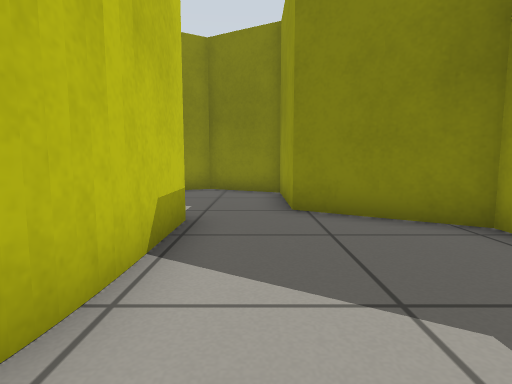
[1] (above)

22 first-person views from a walk through a world built for the Gazebo simulator. The camera is 0.5 m above the floor, tilts 6° down and sees 80° across. The floor is counted in squares, 0.5 m on a side. Each view is taken from the middle of a square. On the plan, view 1 faces up. The plan holds only what a view shows up to about 12 squares ahead; the rest is blank. The place goes on beyond the plan.

[2]
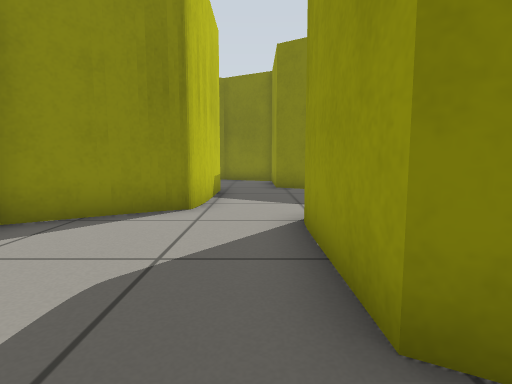

[3]
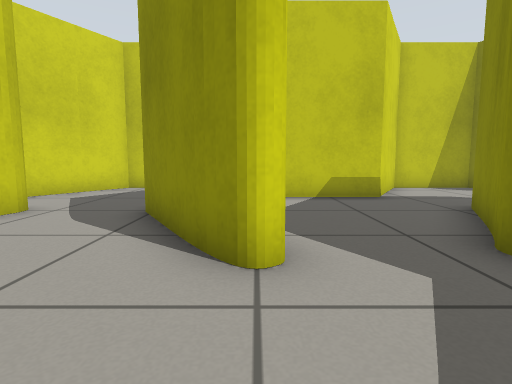

[4]
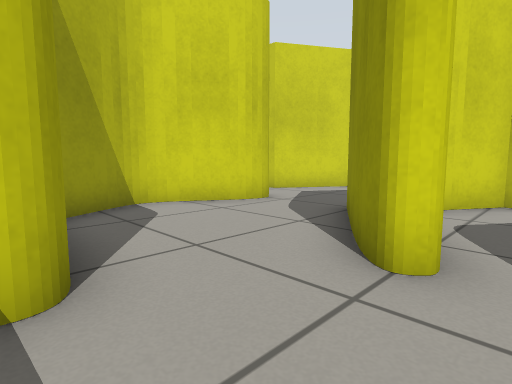

[5]
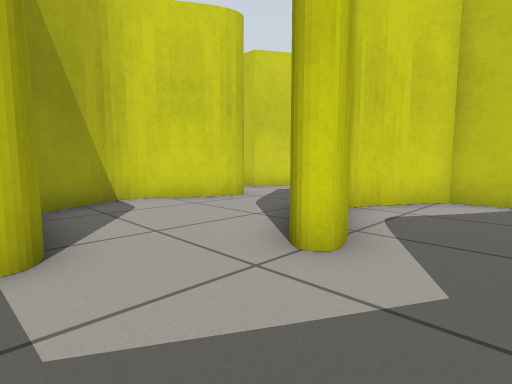

[6]
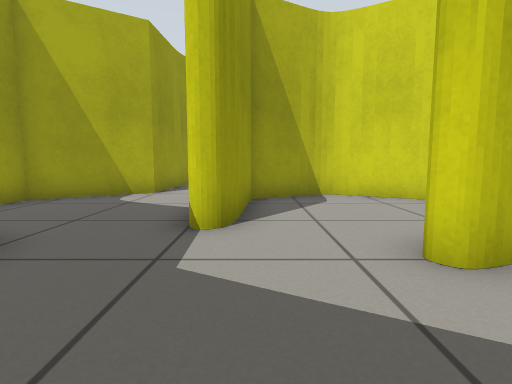

[7]
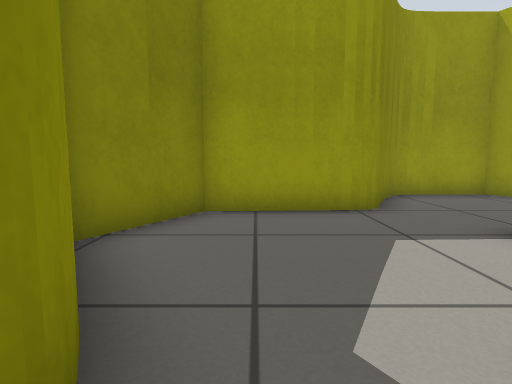

[8]
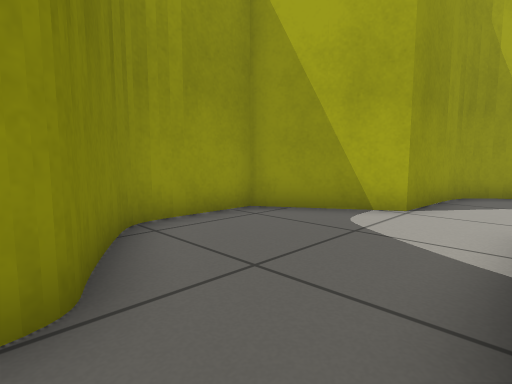

[9]
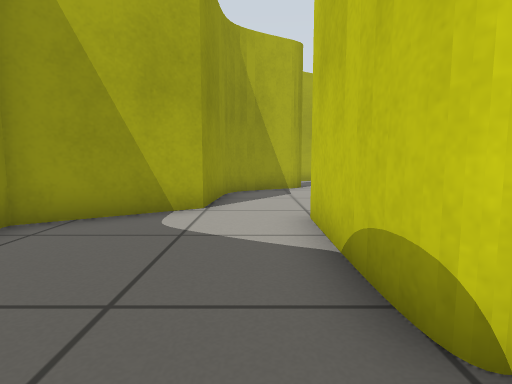

[10]
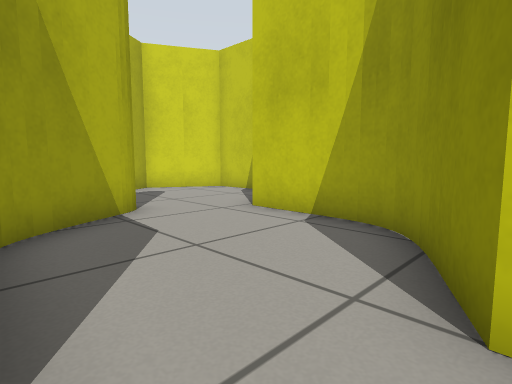

[11]
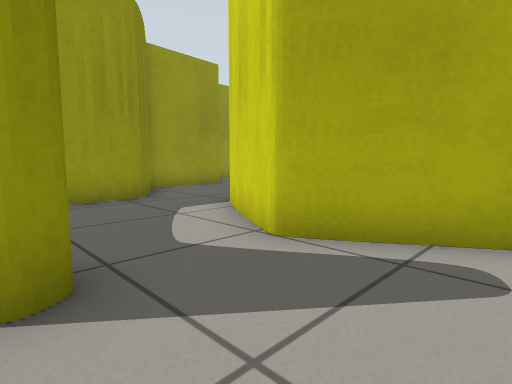

[12]
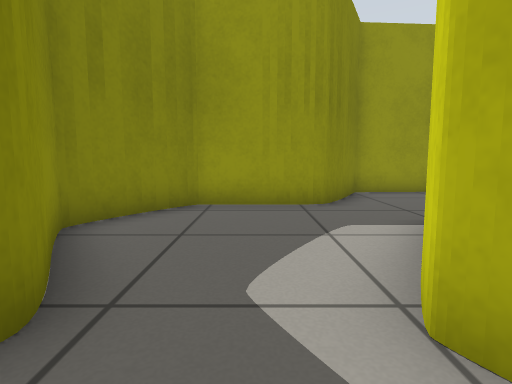

[13]
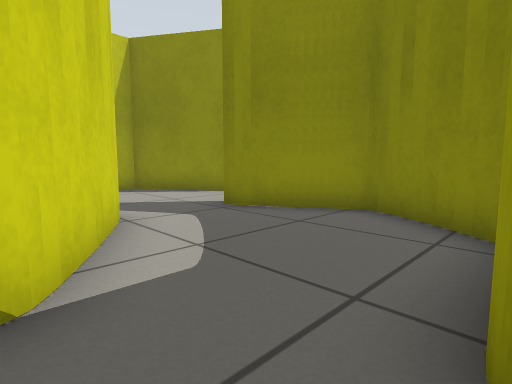

[14]
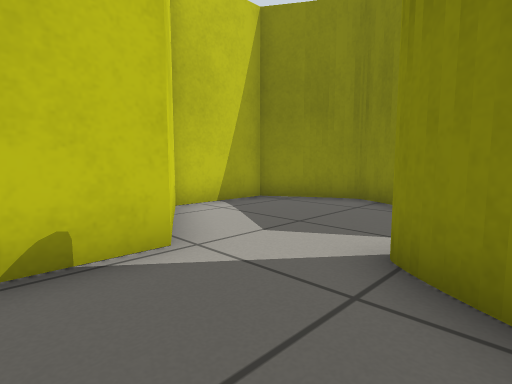

[15]
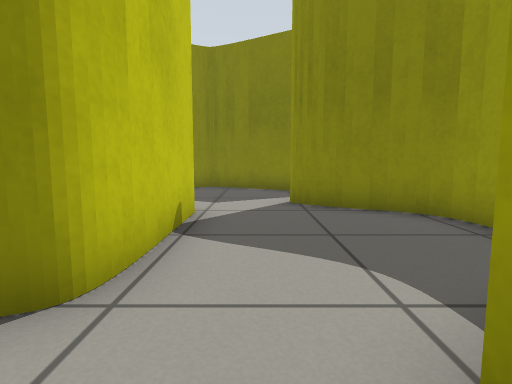

[16]
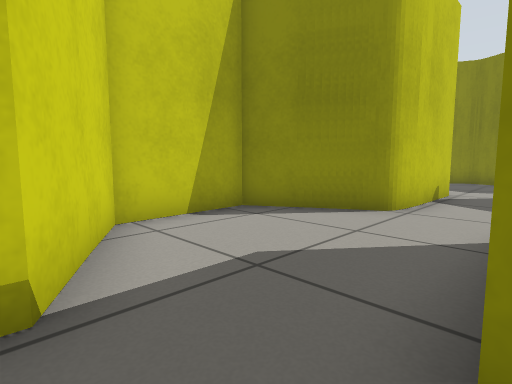

[17]
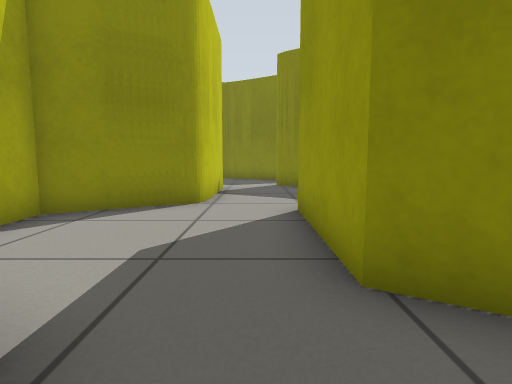

[18]
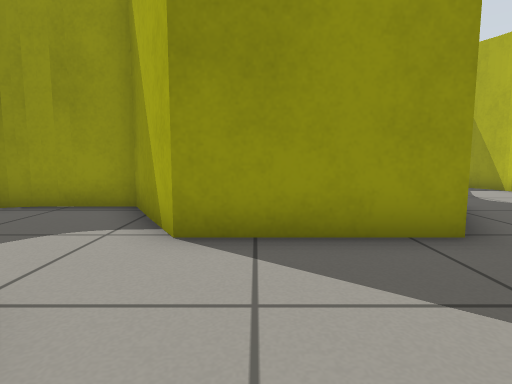

[19]
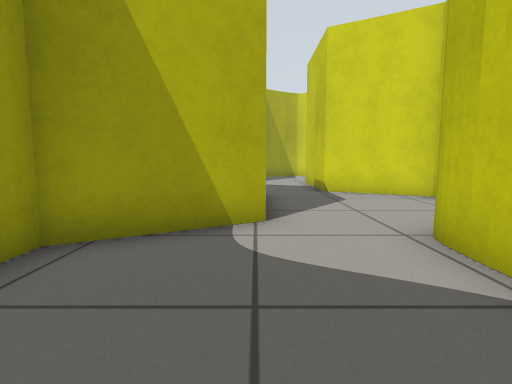

[20]
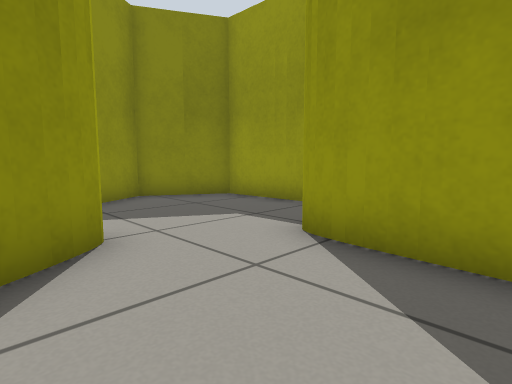

[21]
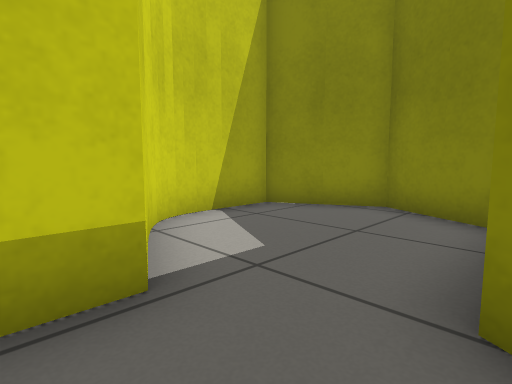

[22]
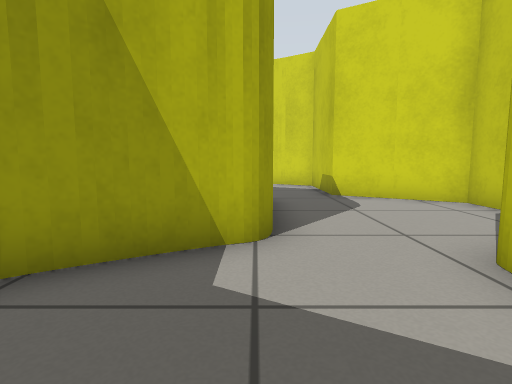

### Floor plan
Key: @ floor where view 1 was taken; # wall or solid block; . floor.
Columns run from 4 left of view 1 to 15 right of it. Each row starts with its distance up from view 1.
 11   ##
 10 ######
  9 #....#
  8 #....#
  7 #....#
  6 ##...##
  5  ###..###
  4    #... #
  3    #...
  2    #...
  1  ###..##
  0 ##..@##
 -1 #....#
 -2 #....#
 -3 ##...#
 -4  ##..### ####
 -5   ##...###..##
 -6    #.........#
 -7    #.........#
 -8    ##..##....##
 -9 #########.....##
-10 #...###...##...##
-11 #.........##....#
-12 #.........##....#
-13 ##...###.###...##
-14  ###..#####..###
-15    #...###...#
-16    #...##....#
-17    #...##....#
-18  ###..###..####
-19 ##...###...##.###
-20 #....##.........#
-21 #....##.........#
-22 #....##...##....#
-23 ###..#########..###
-24   ##... #    ##...##
-25    #.          ... #

Where each view was taken, in squares from view 1:
view 1: 0 up, 0 right, facing up
view 2: 5 down, 0 right, facing up
view 3: 8 down, 7 right, facing left
view 4: 7 down, 7 right, facing down-left
view 5: 6 down, 7 right, facing down-left
view 6: 5 down, 6 right, facing down
view 7: 6 down, 3 right, facing right
view 8: 8 down, 7 right, facing down-right
view 9: 8 down, 8 right, facing down
view 10: 13 down, 9 right, facing down-left
view 11: 19 down, 4 right, facing down-right
view 12: 21 down, 5 right, facing right
view 13: 24 down, 12 right, facing up-left
view 14: 16 down, 2 right, facing up-left
view 15: 20 down, 0 right, facing up
view 16: 24 down, 1 right, facing up-left
view 17: 25 down, 0 right, facing up
view 18: 20 down, 3 left, facing right
view 19: 14 down, 1 right, facing down
view 20: 12 down, 3 right, facing up-right
view 21: 4 up, 1 right, facing up-left
view 22: 4 up, 1 right, facing down
